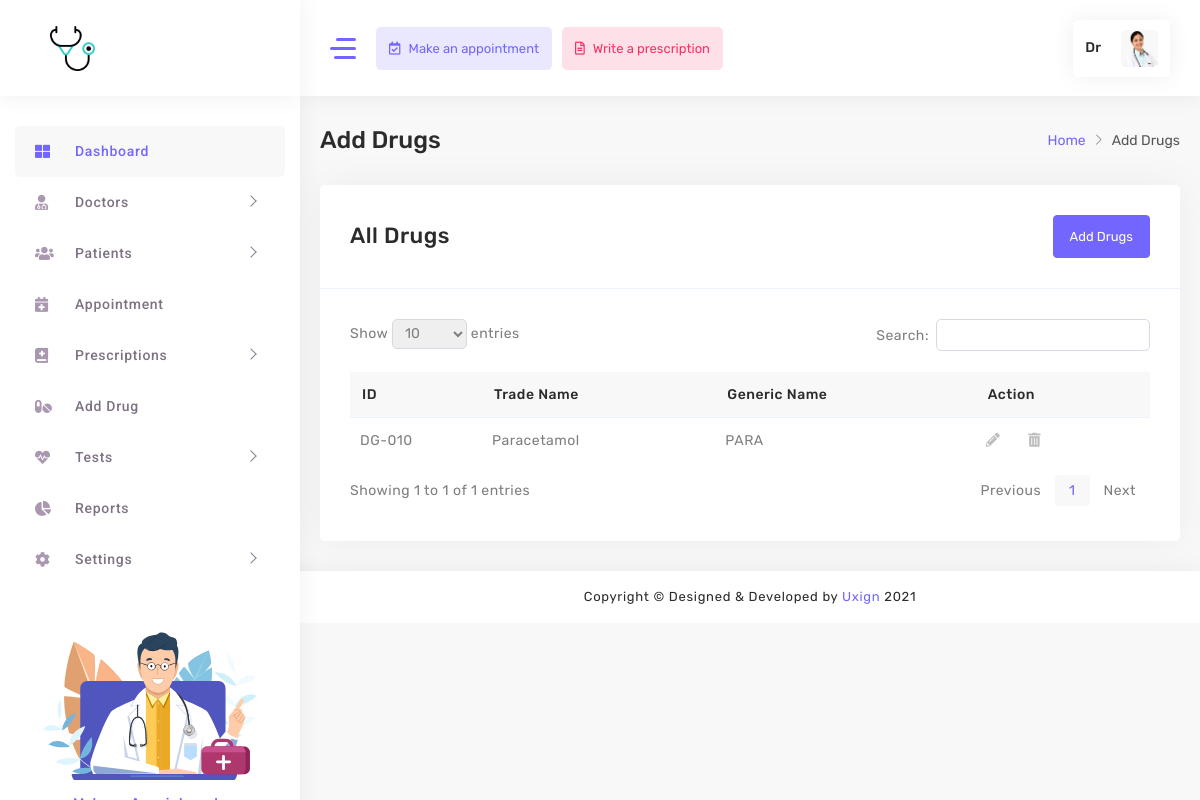
The page /add-drug (signed in) on the database as committed earlier.
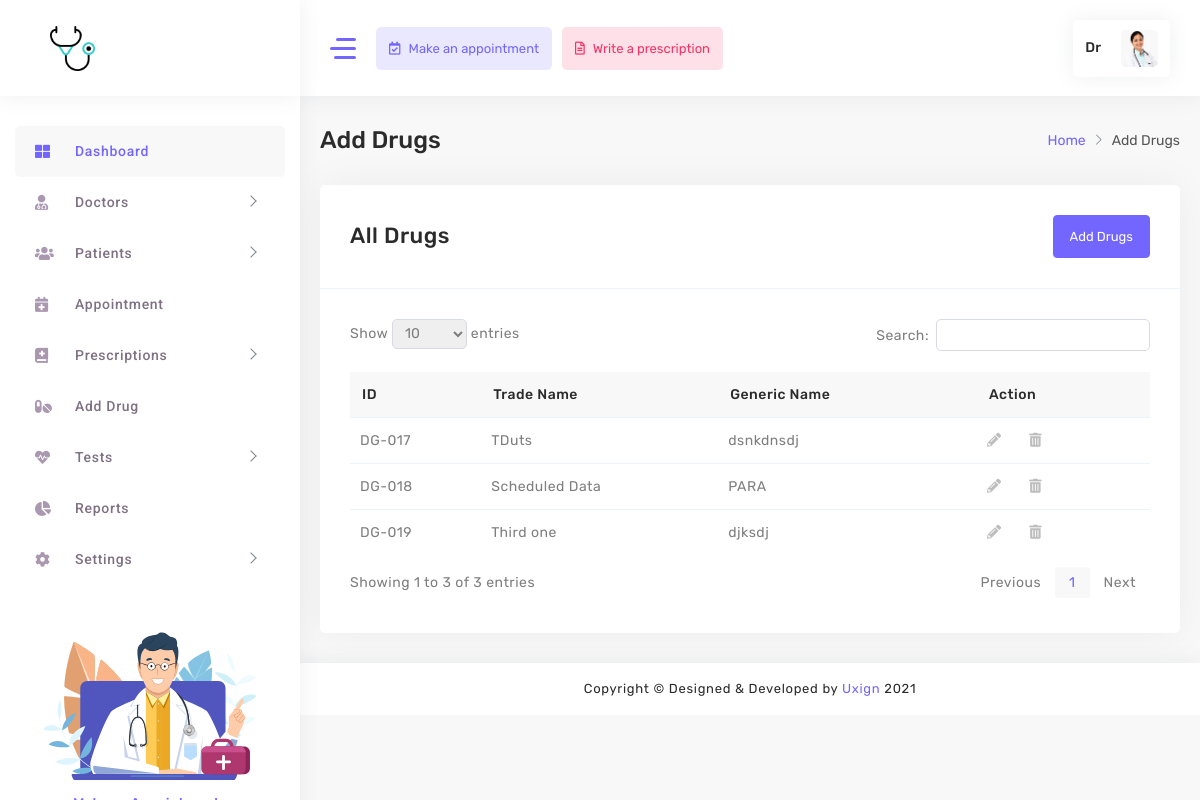
The same page on the database as committed later.
### mainapp/models.py (models this page shows, shortened)
class Drug(models.Model):
    trade_name = models.CharField(max_length=255)
    generic_name = models.CharField(max_length=255)
    note = models.TextField(blank=True)
    created_at = models.DateTimeField(auto_now_add=True)
    updated_at = models.DateTimeField(auto_now=True)

### mainapp/views.py (the view, shortened to what this page needs)
# urls.py: path('add-drug', views.add_drug, name="add_drug"),
@login_required(login_url='login')
def add_drug(request):
    context = {
        'drugs': Drug.objects.all().order_by('-created_at')
    }
    return render(request, "mainapp/add-drug.html", context)

### mainapp/templates/mainapp/add-drug.html (shortened to what the changed rows need)
{% load static %}
<!DOCTYPE html>
<html lang="en">
<head>
    <link rel="stylesheet" href="{% static 'assets/main/css/fonts.css' %}">
    <link rel="stylesheet" href="{% static 'assets/main/css/style.css' %}">
</head>
<body>
    <div id="main-wrapper" class="show">
        <div class="content-body">
            <div class="warper container-fluid">
                <div class="new_appointment main_container">
                    <div class="row">
                        <div class="col-lg-12">
                            <div class="card shadow">
                                <div class="card-body">
                                    <div class="table-responsive">
                                        <table id="example1" class="display nowrap">
                                            <thead>
                                                <tr>
                                                    <th>ID</th>
                                                    <th>Trade Name</th>
                                                    <th>Generic Name</th>
                                                    <th>Action</th>
                                                </tr>
                                            </thead>
                                            <tbody>
                                                {% for drug in drugs %}
                                                <tr>
                                                    <td>DG-0{{drug.id}}</td>
                                                    <td> {{drug.trade_name}} </td>
                                                    <td>{{drug.generic_name}}</td>
                                                    <td class="text-start">
                                                        <a data-bs-toggle='modal' data-bs-target="#editDrugs{{drug.id}}" class='mr-4'>
                                                            <span class='fas fa-pencil-alt'></span>
                                                        </a>
                                                        <a data-bs-toggle='modal' data-bs-target="#delete-drug-modal{{drug.id}}" class='mr-4' ><span class='fas fa-trash-alt'></span></a>
                                                    </td>
                                                </tr>
                                                {% endfor %}
                                            </tbody>
                                        </table>
                                    </div>
                                </div>
                            </div>
                        </div>
                    </div>
                </div>
            </div>
        </div>
    </div>
</body>
</html>

Rows that differ between the two databases and show on the page:
removed Drug: id "10", trade_name "Paracetamol", generic_name "PARA"
added Drug: id "19", trade_name "Third one", generic_name "djksdj"
added Drug: id "18", trade_name "Scheduled Data", generic_name "PARA"
added Drug: id "17", trade_name "TDuts", generic_name "dsnkdnsdj"
Other text that changed with them:
text written by a page script: "Show entries Search: Showing 1 to 1 of 1 entries Previous 1 Next" → "Show entries Search: Showing 1 to 3 of 3 entries Previous 1 Next"
